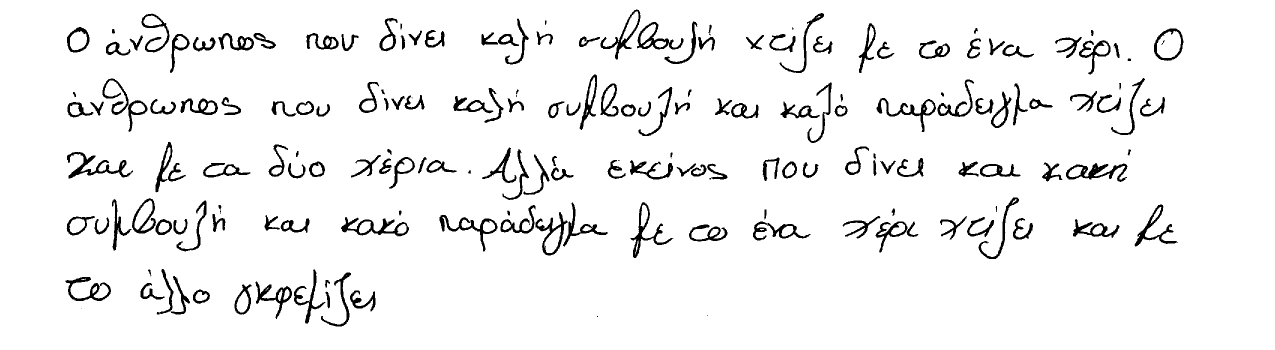
#> input picture icdar2013_benchmarking_dataset/004_4.tif, 2550 x 699 px (shown at 1/2 size); its folder holds only this picture in this run
$ jupyter execute --allow-errors vlad.ipynb
#> lines starting #> are read from the running program, lines starting #| are printed output that depends on the picture; after the words box and inside, x2 and y2 are one past the last pixel; in counts of white or black regions, pixels touching at a corner belong together
## Implementation using VLAD

[cell 1]
import cv2
import numpy as np
import matplotlib.pyplot as plt
from sklearn import preprocessing
import scipy.spatial.distance as spdistance
import os
from sklearn import mixture
import math
import copy
import gzip
import pickle

[cell 2]
### First step is to extract the features using ROOT_SIFT
class FeatureEx():

    def __init__(self):
        self.sift = cv2.xfeatures2d.SIFT_create()

    def extract(self, img):
        keypoints, img_features = self.sift.detectAndCompute(img, None)
        return keypoints, img_features

    #### For computing ROOT_SIFT feature
    def compute(self, img):
        img = cv2.imread(img, cv2.IMREAD_GRAYSCALE)
        if img is None:
            return "No image"

        kpts, descriptors = self.extract(img)

        ## Hellinger normalization
        descriptors += np.finfo(np.float32).eps
        descriptors /= np.sum(descriptors, axis=1)[:, np.newaxis]
        descriptors = np.sqrt(descriptors)

        return (kpts, descriptors)

[cell 3]
def get_feature_matrix(path, max_desc=150000, max_desc_per_file=150):
    'path denotes the path to the image files'
#> called with path = '../icdar2013_benchmarking_dataset/', max_desc = 150000, max_desc_per_file = 150
    fEx = FeatureEx() #creating Feature extraction object

    directory = path

    # features is a matrix of features(row-wise)
    features = np.asarray(())

    for file in os.listdir(directory):
        print (file)
        if file.endswith(".tif"):
            print(os.path.join(directory, file))
            filePath = os.path.join(directory, file)

            kpts, descriptors = fEx.compute(filePath)
#> in compute, `img = cv2.imread(img, cv2.IMREAD_GRAYSCALE)`: img: shape (699, 2550); 94.6% white; 189 black regions (13 under 20 px), largest, box (x1, y1, x2, y2) and area: (134, 304, 263, 357) 1781, (2132, 326, 2255, 364) 1724, (682, 434, 818, 473) 1707
#> in extract, `keypoints, img_features = self.sift.detectAndCompute(img, None)`: keypoints = 3697 keypoints; strongest (x, y, size): (1420, 357, 2.1), (2259, 119, 4), (2092, 351, 2), (440, 413, 4.3)
#> in compute, `kpts, descriptors = self.extract(img)`: kpts has the same summary as keypoints in extract
#> kpts has the same summary as keypoints in extract
            if descriptors.shape[0] > max_desc_per_file:
                'select the random max_desc_per_file from the descriptors'
                idx = np.random.randint(descriptors.shape[0], size=max_desc_per_file)
                descriptors = descriptors[idx, :]

            if features.size == 0:
                features = descriptors
            else:
                if features.shape[0] + descriptors.shape[0] <= max_desc:
                    features = np.vstack((features, descriptors))
                else:
                    break
        else:
            continue

    return features

[cell 4]
def compute_gmm_params(features):
    'features is a matrix of features(row-wise) to train gmm model'

    ## using default number of clusters = 100 as is used in paper
    gmm = mixture.GaussianMixture(n_components=100, covariance_type='diag')
    gmm.fit(features)

    return gmm

[cell 5]
# Let max_desc = 150000 for training ubm
# And max_desc_per_file = max_desc/no_of_files = 150000/1000 in this case
features = get_feature_matrix('../icdar2013_benchmarking_dataset/')
gmm = compute_gmm_params(features)

[cell 6]
def vlad(data, means, assignments, components, normalize=['l2c']):
    def encode(k):
        uk_ = assignments[:,k].T.dot(data)

        clustermass = assignments[:,k].sum()
        if clustermass > 0:
            uk_ -= clustermass * means[k]

        if 'l2c' in normalize:
            n = max(math.sqrt(np.sum(uk_ * uk_)), 1e-12)
            uk_ /= n

        return uk_

    uk = list(map(encode, range(components)))
    fin_enc = np.concatenate(uk, axis=0).reshape(1,-1)
    fin_enc = np.sign(fin_enc) * np.sqrt(np.abs(fin_enc))
    fin_enc = preprocessing.normalize(fin_enc)

    return fin_enc

[cell 7]
fEx = FeatureEx()
filePath = '../icdar2013_benchmarking_dataset/001_1.tif'
#> (the rest of this cell did not finish here and is left out)

[cell 8]
def ubm_adaptation(path, outDir, gmm):
    'path denotes the path to the image files'
    fEx = FeatureEx() # creating Feature extraction object

    directory = path

    # features is a matrix of features(row-wise)

    for file in os.listdir(directory):
        print (file)
        if file.endswith(".tif"):
            print(os.path.join(directory, file))
            fp = os.path.join(directory, file)
            print(fp)
            kpts, data = fEx.compute(fp)

            posteriors = gmm.predict_proba(data)
            enc = vlad(data, gmm.means_, posteriors, gmm.means_.shape[0])
            print(enc)

            #### save the encoding in a folder outDir as pickle file
            fileName, file_ext = os.path.splitext(file)

            if not os.path.exists(outDir):
                os.makedirs(outDir)

            filepath = os.path.join(outDir, fileName + '.pkl.gz')
            with gzip.open(filepath, 'wb') as f:
                pickle.dump(enc, f, -1)
        else:
            continue

#> (a cell that did not finish here is left out)


[cell 10]
enc = np.array([1, 2, 3])
enc = enc.reshape(1, 3)
directory = '../outVoc'
if not os.path.exists(directory):
    os.makedirs(directory)
filePath = '../outVoc/file.pkl.gz'
with gzip.open(filePath, 'wb') as f:
    pickle.dump(enc, f, -1)

[cell 11]
ubm_adaptation('../icdar2013_benchmarking_dataset/', '../outTrainVoc', gmm)
#> call 2 of ubm_adaptation, with path = '../icdar2013_benchmarking_dataset/', outDir = '../outTrainVoc'
#> in ubm_adaptation (call 2), `kpts, data = fEx.compute(fp)`: kpts has the same summary as keypoints in extract
#> in ubm_adaptation (call 2), `posteriors = gmm.predict_proba(data)`:
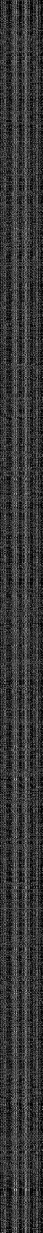
#> data: shape (3697, 128) float32 (shown at 1/3 size); min 5.01e-06, max 0.281, mean 0.0598; drawn with min black and max white
#> (printed output is left out)

$ run again, on icdar2013_benchmarking_dataset/015_1.tif
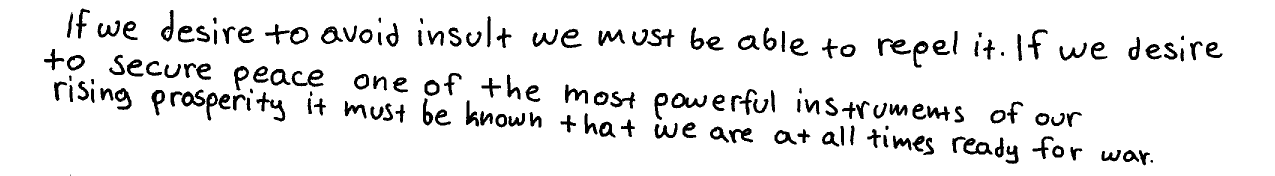
#> input picture icdar2013_benchmarking_dataset/015_1.tif, 2550 x 351 px (shown at 1/2 size)
#> img: shape (351, 2550); 92.3% white; 168 black regions (2 under 20 px), largest, box (x1, y1, x2, y2) and area: (1756, 77, 1822, 112) 946, (1343, 186, 1414, 217) 924, (1926, 276, 1985, 309) 885
#> keypoints = 2014 keypoints; strongest (x, y, size): (2303, 322, 3.4), (1774, 255, 4.9), (2365, 76, 4.9), (503, 182, 4.8)
#> in compute, `kpts, descriptors = self.extract(img)`: kpts has the same summary as keypoints in extract
#> in get_feature_matrix, `kpts, descriptors = fEx.compute(filePath)`: kpts has the same summary as keypoints in extract
#> in ubm_adaptation (call 2), `kpts, data = fEx.compute(fp)`: kpts has the same summary as keypoints in extract
#> in ubm_adaptation (call 2), `posteriors = gmm.predict_proba(data)`:
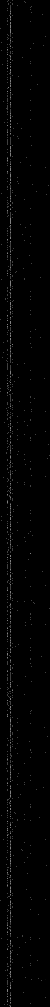
#> posteriors: shape (2014, 100) float64 (shown at 1/2 size); min 0, max 1, mean 0.01
#> in ubm_adaptation (call 2), `posteriors = gmm.predict_proba(data)`:
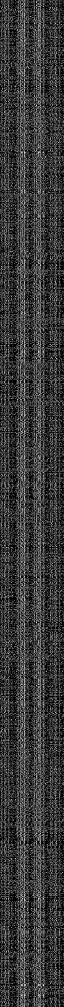
#> data: shape (2014, 128) float32 (shown at 1/2 size); min 5.29e-06, max 0.275, mean 0.0617; drawn with min black and max white
#> (printed output is left out)

$ run again, on icdar2013_benchmarking_dataset/017_2.tif
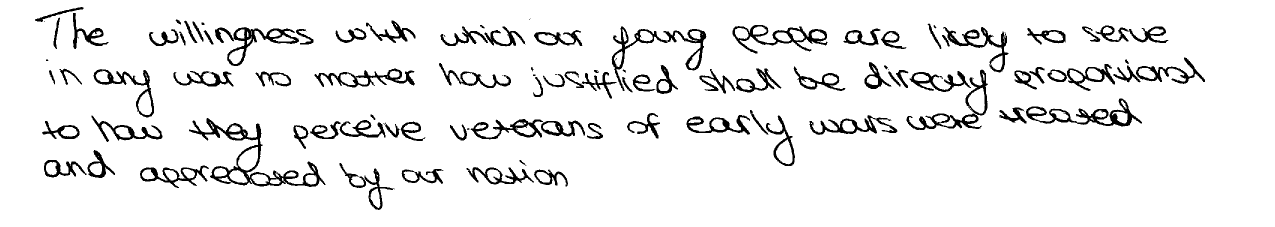
#> input picture icdar2013_benchmarking_dataset/017_2.tif, 2550 x 453 px (shown at 1/2 size)
#> img: shape (453, 2550); 92.9% white; 113 black regions (20 under 20 px), largest, box (x1, y1, x2, y2) and area: (378, 236, 651, 374) 5655, (1223, 53, 1413, 182) 3422, (2052, 197, 2284, 253) 3266
#> keypoints = 3374 keypoints; strongest (x, y, size): (2091, 66, 2.2), (94, 120, 2.6), (1117, 253, 2), (793, 51, 1.8)
#> in compute, `kpts, descriptors = self.extract(img)`: kpts has the same summary as keypoints in extract
#> in get_feature_matrix, `kpts, descriptors = fEx.compute(filePath)`: kpts has the same summary as keypoints in extract
#> in ubm_adaptation (call 2), `kpts, data = fEx.compute(fp)`: kpts has the same summary as keypoints in extract
#> in ubm_adaptation (call 2), `posteriors = gmm.predict_proba(data)`:
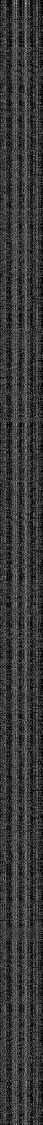
#> data: shape (3374, 128) float32 (shown at 1/3 size); min 5.13e-06, max 0.276, mean 0.0608; drawn with min black and max white
#> (printed output is left out)

$ run again, on icdar2013_benchmarking_dataset/018_4.tif
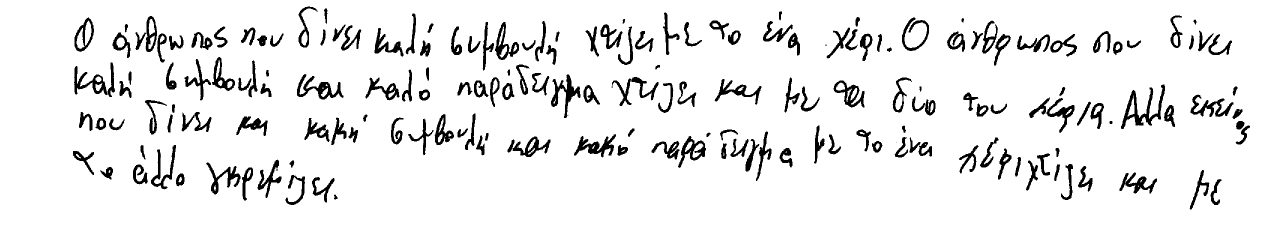
#> input picture icdar2013_benchmarking_dataset/018_4.tif, 2550 x 452 px (shown at 1/2 size)
#> img: shape (452, 2550); 92% white; 185 black regions (3 under 20 px), largest, box (x1, y1, x2, y2) and area: (2242, 169, 2330, 258) 2156, (148, 125, 230, 194) 1699, (594, 148, 687, 199) 1595
#> keypoints = 3084 keypoints; strongest (x, y, size): (2222, 245, 4.1), (2282, 361, 2.1), (899, 270, 3.6), (2336, 235, 2.4)
#> in compute, `kpts, descriptors = self.extract(img)`: kpts has the same summary as keypoints in extract
#> in get_feature_matrix, `kpts, descriptors = fEx.compute(filePath)`: kpts has the same summary as keypoints in extract
#> in ubm_adaptation (call 2), `kpts, data = fEx.compute(fp)`: kpts has the same summary as keypoints in extract
#> in ubm_adaptation (call 2), `posteriors = gmm.predict_proba(data)`:
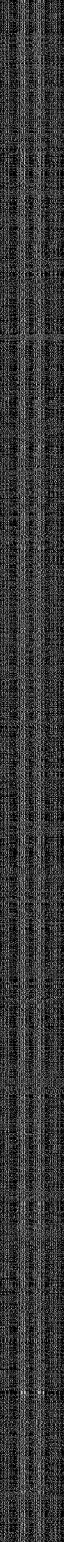
#> data: shape (3084, 128) float32 (shown at 1/2 size); min 4.97e-06, max 0.283, mean 0.0609; drawn with min black and max white
#> (printed output is left out)

$ run again, on icdar2013_benchmarking_dataset/008_4.tif
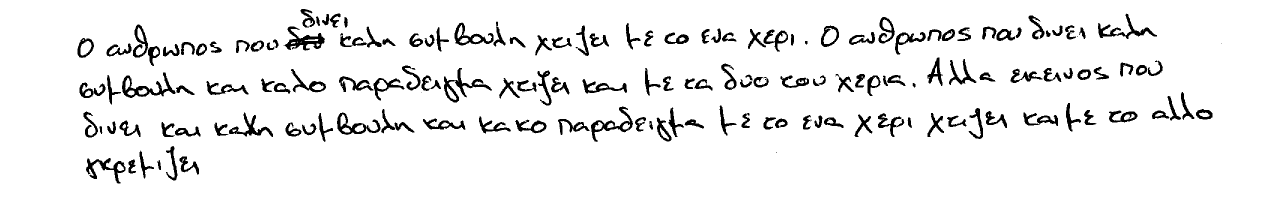
#> input picture icdar2013_benchmarking_dataset/008_4.tif, 2550 x 415 px (shown at 1/2 size)
#> img: shape (415, 2550); 93.6% white; 171 black regions (16 under 20 px), largest, box (x1, y1, x2, y2) and area: (244, 145, 351, 196) 1574, (569, 53, 650, 101) 1542, (888, 136, 984, 205) 1457
#> keypoints = 2880 keypoints; strongest (x, y, size): (166, 80, 1.9), (1612, 85, 4), (1081, 200, 2), (366, 319, 2.1)
#> in compute, `kpts, descriptors = self.extract(img)`: kpts has the same summary as keypoints in extract
#> in get_feature_matrix, `kpts, descriptors = fEx.compute(filePath)`: kpts has the same summary as keypoints in extract
#> in ubm_adaptation (call 2), `kpts, data = fEx.compute(fp)`: kpts has the same summary as keypoints in extract
#> in ubm_adaptation (call 2), `posteriors = gmm.predict_proba(data)`:
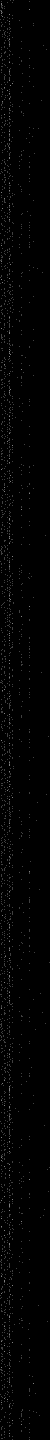
#> posteriors: shape (2880, 100) float64 (shown at 1/2 size); min 0, max 1, mean 0.01
#> in ubm_adaptation (call 2), `posteriors = gmm.predict_proba(data)`:
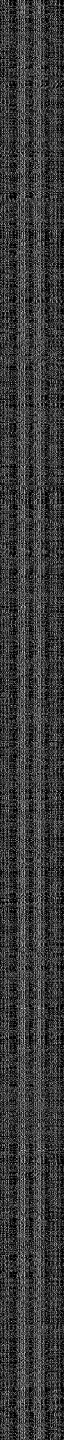
#> data: shape (2880, 128) float32 (shown at 1/2 size); min 5.27e-06, max 0.275, mean 0.0616; drawn with min black and max white
#> (printed output is left out)
